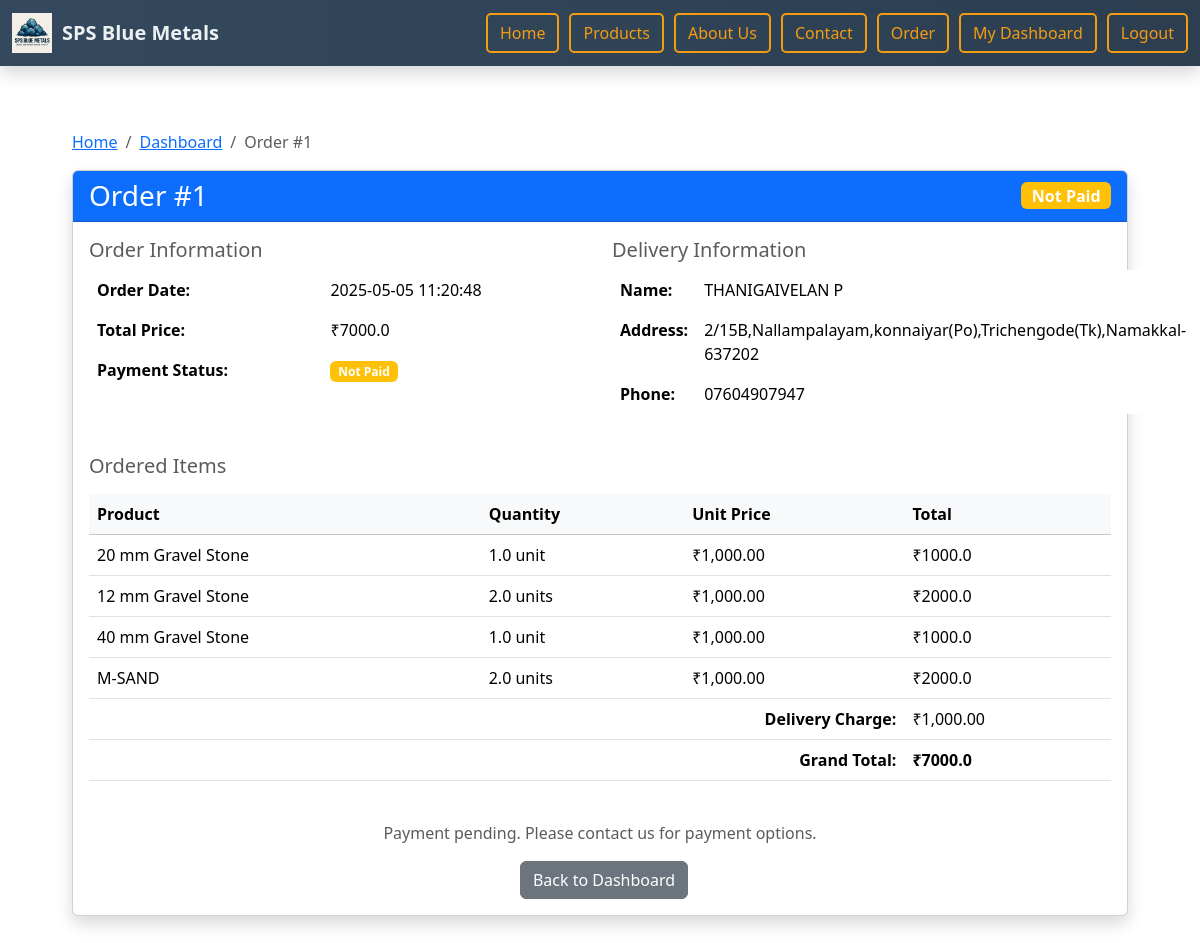
/view-order/1 (signed in), run on the app's committed database.
### tables this page shows
CREATE TABLE orders (
            id INTEGER PRIMARY KEY AUTOINCREMENT,
            name TEXT,
            address TEXT,
            phone TEXT,
            total_price REAL,
            timestamp TEXT,
            payment_status TEXT DEFAULT 'Not Paid',
            order_status TEXT DEFAULT 'Ordered',
            user_id INTEGER
        );

CREATE TABLE order_items (
            id INTEGER PRIMARY KEY AUTOINCREMENT,
            order_id INTEGER,
            product TEXT,
            quantity REAL,
            FOREIGN KEY(order_id) REFERENCES orders(id)
        );

### app.py (the view)
@app.route('/view-order/<int:order_id>')
@user_login_required
def view_order_details(order_id):
    user_id = session.get('user_id')
    conn = sqlite3.connect('orders.db')
    c = conn.cursor()
    c.execute("SELECT * FROM orders WHERE id = ? AND user_id = ?", (order_id, user_id))
    order = c.fetchone()
    if not order:
        conn.close()
        flash("Order not found or you don't have permission to view it", 'danger')
        return redirect('/user-dashboard')
    c.execute("SELECT * FROM order_items WHERE order_id = ?", (order_id,))
    items = c.fetchall()
    conn.close()
    return render_template('order_details.html', order=order, items=items)

### app.py (called while the page is built)
def user_login_required(f):
    @wraps(f)
    def decorated_function(*args, **kwargs):
        if not session.get('user_logged_in'):
            flash('Please login to view this page.', 'warning')
            return redirect('/login')
        return f(*args, **kwargs)
    return decorated_function

### templates/order_details.html
{% extends "base.html" %}
{% block content %}
<div class="container py-4">
    <div class="row">
        <div class="col-12">
            <nav aria-label="breadcrumb">
                <ol class="breadcrumb">
                    <li class="breadcrumb-item"><a href="{{ url_for('home') }}">Home</a></li>
                    <li class="breadcrumb-item"><a href="{{ url_for('user_dashboard') }}">Dashboard</a></li>
                    <li class="breadcrumb-item active" aria-current="page">Order #{{ order[0] }}</li>
                </ol>
            </nav>
        </div>
    </div>
    <div class="row">
        <div class="col-12">
            <div class="card shadow" data-aos="fade-up">
                <div class="card-header bg-primary text-white d-flex justify-content-between align-items-center">
                    <h3 class="mb-0">Order #{{ order[0] }}</h3>
                    <span class="badge {% if order[6] == 'Paid' %}bg-success{% else %}bg-warning{% endif %} fs-6">
                        {{ order[6] }}
                    </span>
                </div>
                <div class="card-body">
                    <div class="row mb-4">
                        <div class="col-md-6">
                            <h5 class="text-muted">Order Information</h5>
                            <table class="table table-borderless">
                                <tr>
                                    <th>Order Date:</th>
                                    <td>{{ order[5] }}</td>
                                </tr>
                                <tr>
                                    <th>Total Price:</th>
                                    <td>₹{{ order[4]|round(2) }}</td>
                                </tr>
                                <tr>
                                    <th>Payment Status:</th>
                                    <td>
                                        {% if order[6] == 'Paid' %}
                                            <span class="badge bg-success">Paid</span>
                                        {% else %}
                                            <span class="badge bg-warning">Not Paid</span>
                                        {% endif %}
                                    </td>
                                </tr>
                            </table>
                        </div>
                        <div class="col-md-6">
                            <h5 class="text-muted">Delivery Information</h5>
                            <table class="table table-borderless">
                                <tr>
                                    <th>Name:</th>
                                    <td>{{ order[1] }}</td>
                                </tr>
                                <tr>
                                    <th>Address:</th>
                                    <td>{{ order[2] }}</td>
                                </tr>
                                <tr>
                                    <th>Phone:</th>
                                    <td>{{ order[3] }}</td>
                                </tr>
                            </table>
                        </div>
                    </div>
                    <h5 class="text-muted mb-3">Ordered Items</h5>
                    <div class="table-responsive">
                        <table class="table">
                            <thead class="table-light">
                                <tr>
                                    <th>Product</th>
                                    <th>Quantity</th>
                                    <th>Unit Price</th>
                                    <th>Total</th>
                                </tr>
                            </thead>
                            <tbody>
                                {% for item in items %}
                                <tr>
                                    <td>{{ item[2] }}</td>
                                    <td>{{ item[3] }} unit{% if item[3] > 1 %}s{% endif %}</td>
                                    <td>₹1,000.00</td>
                                    <td>₹{{ (item[3] * 1000)|round(2) }}</td>
                                </tr>
                                {% endfor %}
                                <tr>
                                    <td colspan="3" class="text-end"><strong>Delivery Charge:</strong></td>
                                    <td>₹1,000.00</td>
                                </tr>
                                <tr>
                                    <td colspan="3" class="text-end"><strong>Grand Total:</strong></td>
                                    <td><strong>₹{{ order[4]|round(2) }}</strong></td>
                                </tr>
                            </tbody>
                        </table>
                    </div>
                    <div class="mt-4 text-center">
                        {% if order[6] == 'Not Paid' %}
                            <p class="text-muted mb-3">Payment pending. Please contact us for payment options.</p>
                        {% endif %}
                        <a href="{{ url_for('user_dashboard') }}" class="btn btn-secondary {% if order[6] == 'Paid' %}ms-0{% else %}ms-2{% endif %}">Back to Dashboard</a>
                    </div>
                </div>
            </div>
        </div>
    </div>
</div>
{% endblock %}

### templates/base.html (style rules this page uses)
html, body { margin: 0; padding: 0; width: 100%; overflow-x: hidden; background-color: #f4f4f9; }

### data on the page
orders: id "1", payment_status "Not Paid", timestamp "2025-05-05 11:20:48", total_price "7000.0", name "THANIGAIVELAN P", address "2/15B,Nallampalayam,konnaiyar(Po),Trichengode(Tk),Namakkal-637202", phone "07604907947"
order_items: product "20 mm Gravel Stone", quantity "1.0", (item[3]*1000)|round(2) "1000.0"
order_items: product "12 mm Gravel Stone", quantity "2.0", shows "s", (item[3]*1000)|round(2) "2000.0"
order_items: product "40 mm Gravel Stone", quantity "1.0", (item[3]*1000)|round(2) "1000.0"
order_items: product "M-SAND", quantity "2.0", shows "s", (item[3]*1000)|round(2) "2000.0"
